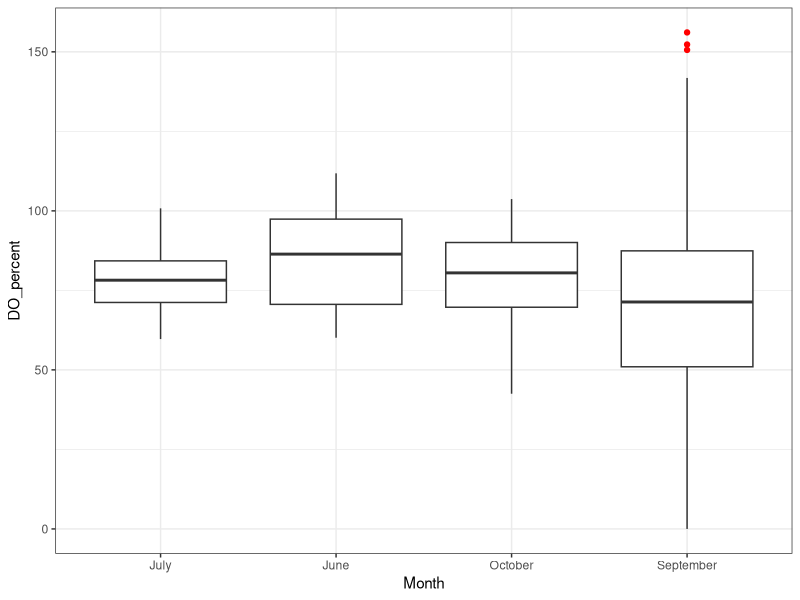
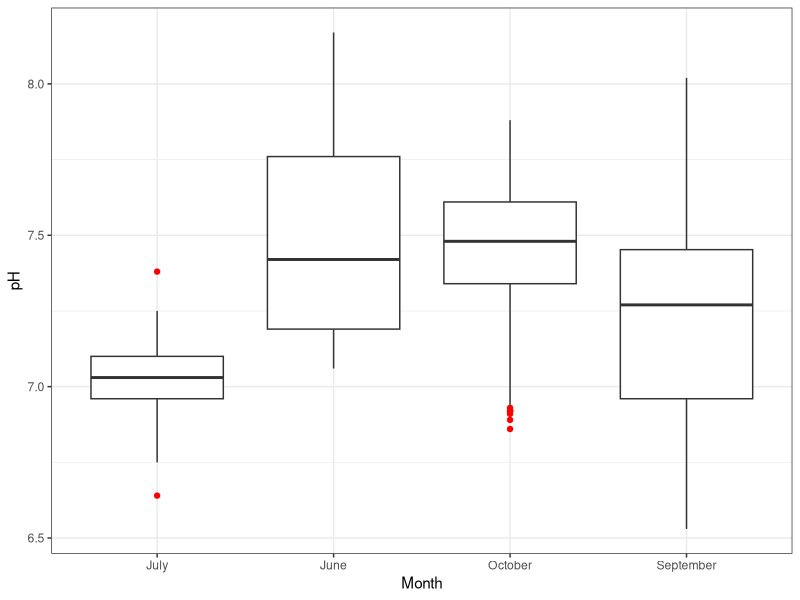
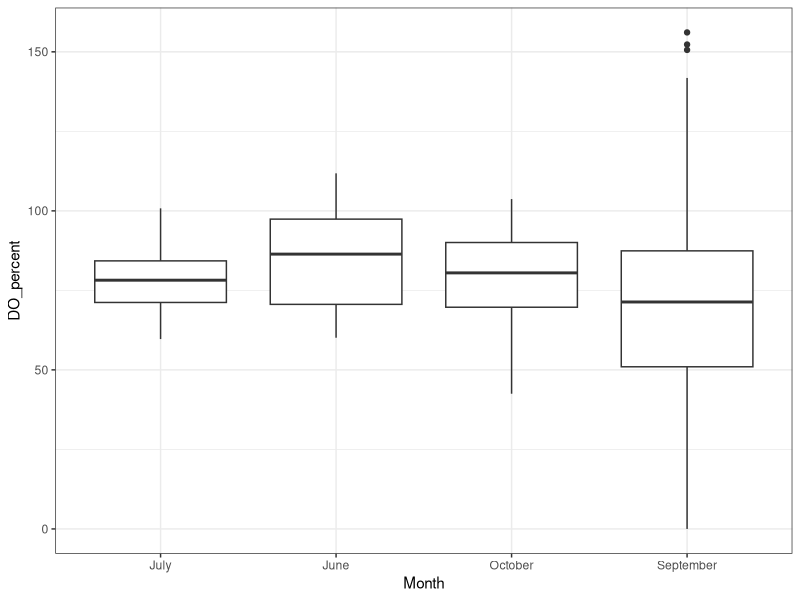

Reproduce these figures in R, in order. (Note: this script raises an error after producing the figures.)
## ---- chunk 1
rm(list = ls()) #clears R's brain
#Load in packages with the functions I need
library(tidyverse)
library(here)
library(ggfortify)
## ---- chunk 2
hlab <- read.csv(here("Data", "HydroLabData.csv"))
#look at the data
glimpse(hlab)
#don't know what's up with the extra columns so I'll just get rid of them, as well as the last row that 
hlab <- select(hlab, -X, -X.1, -X.2, -X.3, -X.4, -X.5, -X.6, -X.7, -X.8, -X.9, -X.10, -X.11 ) |> slice(-1715)
glimpse(hlab)
  
## ---- chunk 3
hlab$Month <- as.factor(hlab$Month)
levels(hlab$Month)
## ---- chunk 4
# check DO_percent by visualizing the data
hlab |>
  ggplot(aes(Month, DO_percent)) + 
  geom_boxplot(outlier.color = "red") + 
  theme_bw()
## ---- chunk 5
#check pH by visualizing the data
hlab |>
  ggplot(aes(Month, pH)) + 
  geom_boxplot(outlier.color = "red") + 
  theme_bw()
## ---- chunk 6
write.csv(hlab, here("Data", "hlab.csv"), row.names = FALSE)
# now read it in
hlab <- read.csv(here("Data", "hlab1.csv"))
#refactor the data
hlab$Month <- as.factor(hlab$Month)
## ---- chunk 7
#visualize the data
ggplot(hlab, aes(x = Month, y = DO_percent)) + 
  geom_boxplot() + 
  theme_bw()
## ---- chunk 8
#Now get some summary statistics
hlab |> 
  group_by(Month) |> 
  summarise(mean.DO = mean(DO_percent),
            sd.DO = sd(DO_percent)) |> 
  View()
## ---- chunk 9
#Visialize the data
ggplot(hlab, aes(x = DO_percent, y = pH)) + 
  geom_point() + 
  theme_bw()
